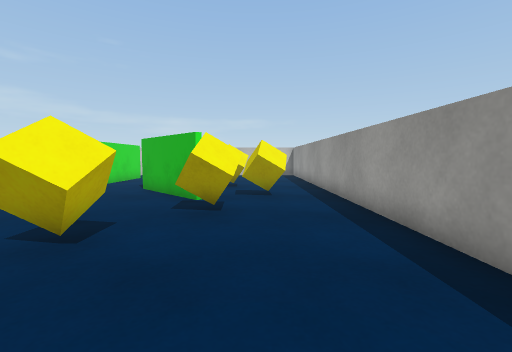
View 1 (above)

16 first-person views from a walk through a scene from a Unity 3-D project. The camera is 0.62 m above the floor, tilts 4° down and sees 90° across. The floor is counted in squares, 0.5 m on a side. Each view is taken from the middle of a square. On the plan, view 1 faces up. The plan holds only what a view shows up to about 12 squares ahead; the rest is blank. The player is left out. Surface patterns are stand-ins for the level's own textures.

View 2
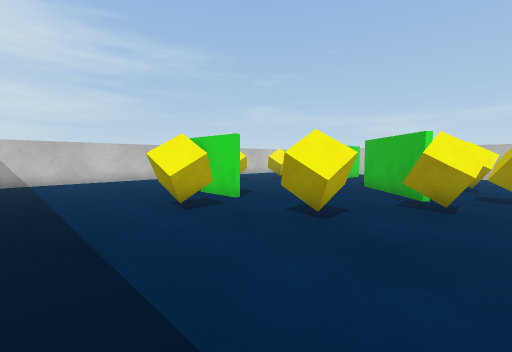

View 3
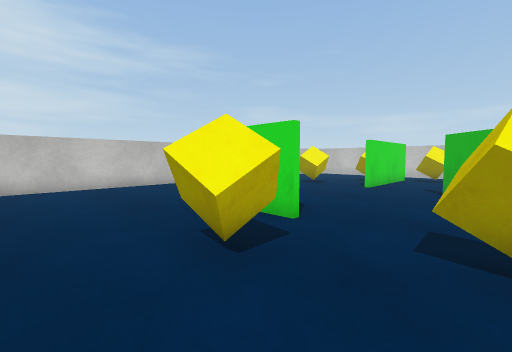

View 4
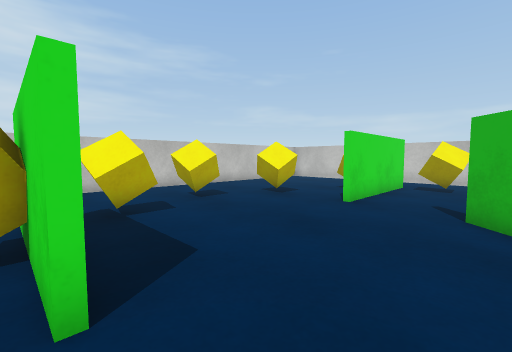

View 5
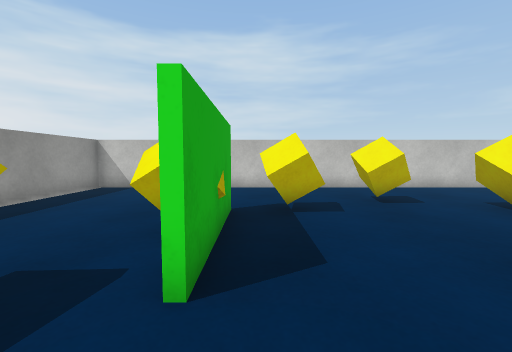

View 6
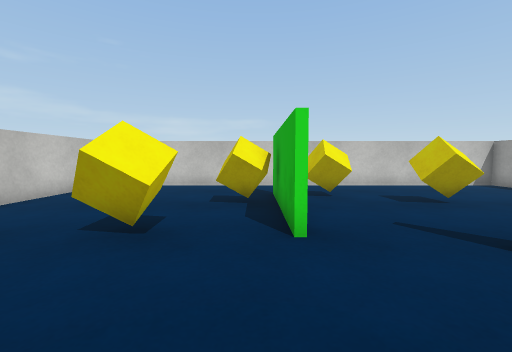

View 7
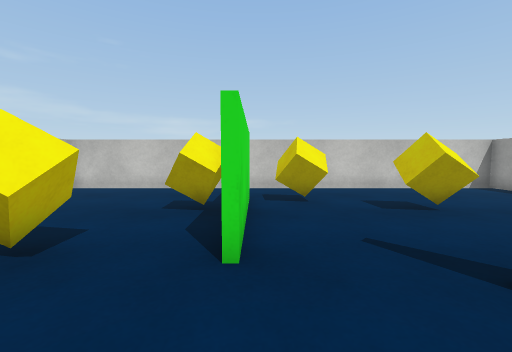

View 8
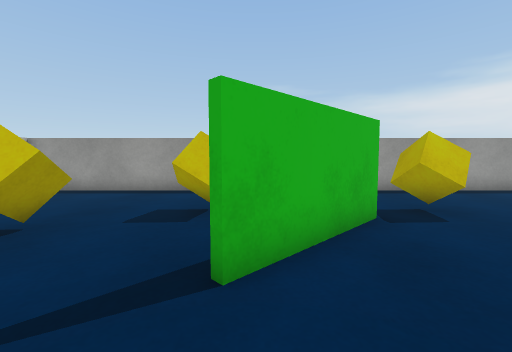

View 9
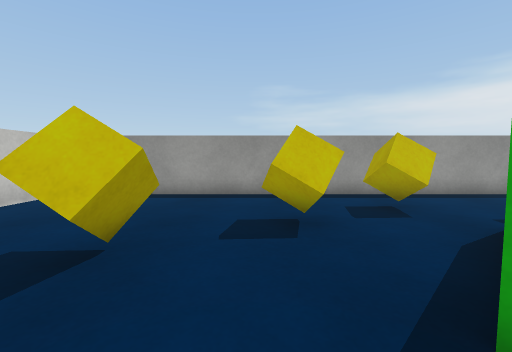

View 10
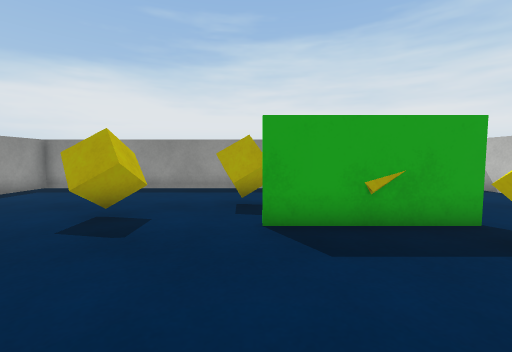

View 11
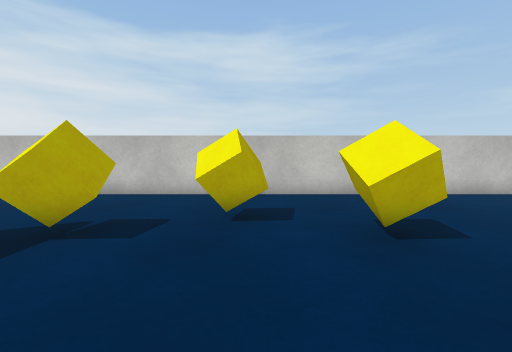

View 12
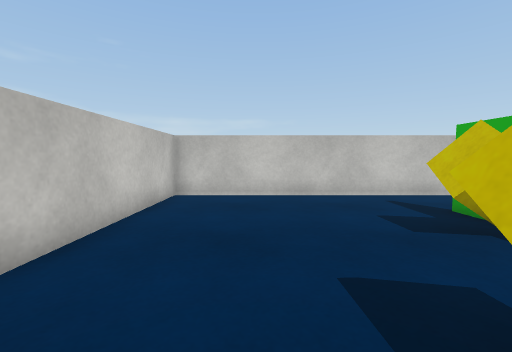

View 13
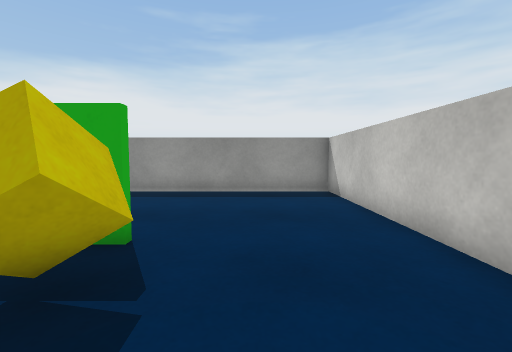

View 14
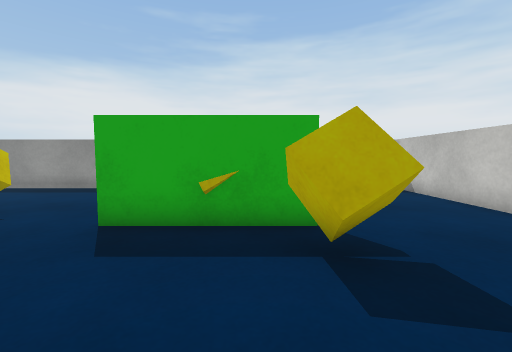

View 15
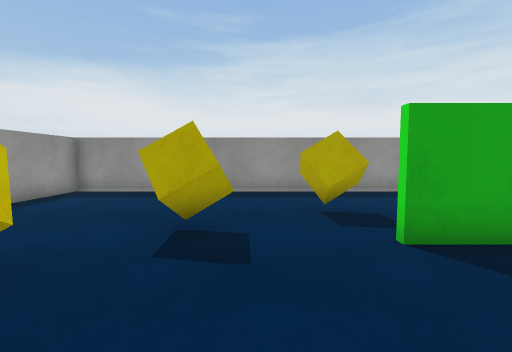

View 16
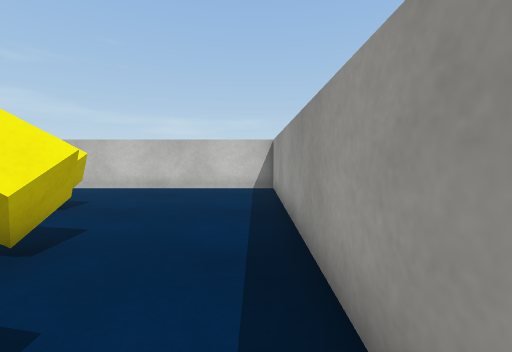

### Floor plan
Points are (right, up) in squares from view 1. A wall is a line through its corners. A room is listed if a view was taken in it or the views show most of it. See-through windows are left out.
Room 1 (views 1, 2, 3, 4, 5, 6, 7, 8, 9, 10, 11, 12, 13, 14, 15, 16)
walls: (-7.4, 10.9) (-7.4, 15.5); (-6, 4.2) (-10.1, 4.2); (-1.7, 7.4) (-4.6, 10.3); (-10.2, 4.4) (-6, 4.4); (-7.2, 15.9) (-7.2, 10.9); (-14.7, -1.6) (2.7, -1.6) (2.7, 18.6) (-14.7, 18.6) (-14.7, -1.6)
objects: yellow cube (-11, 8) to (-11, 9); yellow cube (-10, 5) to (-10, 6); yellow cube (-10, 11) to (-10, 12); yellow cube (-9, 14) to (-8, 14); yellow cube (-8, 3); yellow cube (-6, 2) to (-5, 2); yellow cube (-6, 15) to (-5, 16); yellow cube (-3, 3) to (-3, 4); yellow cube (-3, 14) to (-2, 14); yellow cube (-1, 6); yellow cube (-1, 11) to (-1, 12); yellow cube (0, 8) to (1, 9)

Positions as (right, up) in squares from view 1, and headings:
1: (0, 0), facing up
2: (0, -1), facing up-left
3: (-3, 0), facing up-left
4: (-4, 4), facing up-left
5: (-4, 5), facing left
6: (-8, 7), facing up
7: (-7, 8), facing up
8: (-7, 10), facing right
9: (-6, 12), facing right
10: (-6, 9), facing down
11: (-6, 9), facing left
12: (-12, 10), facing up
13: (-12, 8), facing down
14: (-9, 9), facing down
15: (-4, 8), facing down
16: (2, 8), facing up
